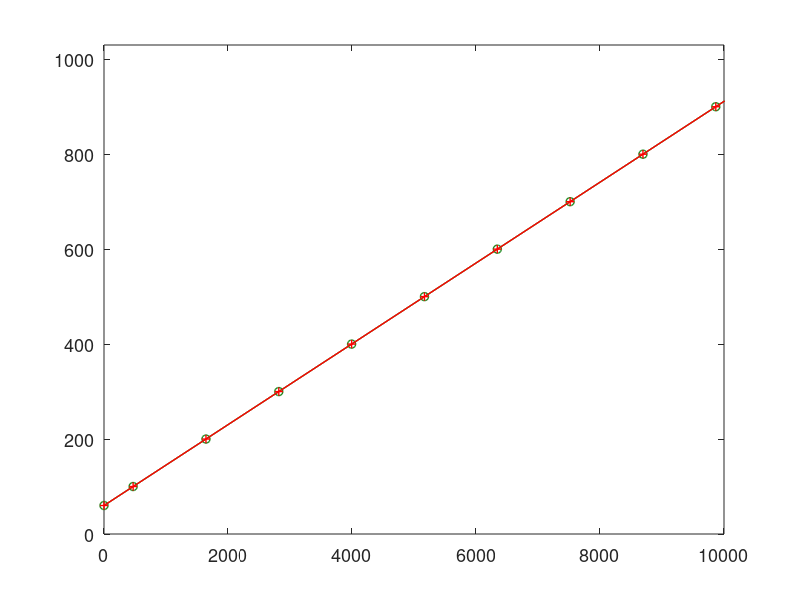

This figure's MATLAB source: (Note: this script raises an error after producing the figure.)
%% --------battery relate to Vmax----------
clear,clc
load ./data/data_factor
% Ex=0:10000;
% Ey=max(Wmax-Wmin)*10/8*Ex;
Ey=0:100:1000;
% Ex=8/10/max(Wmax-Wmin)*Ey; %Ex: Vmax; Ey: Emax
WW = max(Wmax - Wmin);
Ex = (Ey - 30 * 2)/WW;

Ex_0 = 0;
Ey_0 = Ex_0 * WW + 60;
Ex(1) = 0;
Ey(1) = Ey_0;

figure(9)
c1 = [26,150,65]/255;
c2 = [253,174,97]/255;
c3 = [215,25,28]/255;
cc1=[255 255 0]/255;
cc2=[64 224 205]/255;
cc3=[34 139 34]/255;
cc4=[244 164 95]/255;
% subplot(1,2,1)
ms = 6;
lw = 1;
plot(Ex,Ey,'-o','color',cc3,'MarkerSize',ms,'linewidth',lw)
hold on
plot(Ex,Ey,'-+','color','r','MarkerSize',ms,'linewidth',lw)
hold on
axis([0 10000 0 1030])
set(gca,'FontSize',13)
ax=gca;
ax.YAxis.Exponent = 2;
ax.XAxis.Exponent = 3;
ax.XTick=[1:2:9]*1000;
ax.YTick=[0:2:10]*100;
xlabel('$V$','Interpreter','latex','FontSize',17)
ylabel('Required Battery Capacity (kWh)','FontSize',17)
legend({'LYA-OACM','ADMM-DACM'},'Location','northwest','FontSize',12)
set(gcf,'position',[5 300 600 360]) 
% set(gcf,'position',[5 300 600 400]) % left bottem width height
% saveas(gcf,'H:\Com\Ctex\new\pt9_E_Vmax','epsc')
% saveas(gcf,'H:\Com\Ctex\new-TCC\pt9_E_Vmax','epsc')
saveas(gcf,'H:\Com\Ctex\A-TCC-revision\new-TCC-major\pt9_E_Vmax','epsc')


% %%%%%%%%%%%%combine%%%%%%%%%%%%%%%%%%%%%%%%%
% figure(1000)
% subplot(1,2,1)
% ms = 6;
% lw = 1;
% plot(Ex,Ey,'-+','color',cc3,'MarkerSize',ms,'linewidth',lw)
% hold on
% plot(Ex,Ey,'-o','color','r','MarkerSize',ms,'linewidth',lw)
% hold on
% axis([0 10000 0 1030])
% set(gca,'FontSize',13)
% ax=gca;
% ax.YAxis.Exponent = 2;
% ax.XAxis.Exponent = 3;
% ax.XTick=[1:2:9]*1000;
% ax.YTick=[0:2:10]*100;
% xlabel('$V$','Interpreter','latex','FontSize',17)
% ylabel('Required Battery Capacity (kWh)','FontSize',17)
% l=legend({'LYA-OACM','ADMM-DACM'},'Location','northwest','FontSize',12);
% l.Position = [0.17 0.8 0.2 0.1];
% set(gcf,'position',[5 300 600 360]) 




% %% --------battery relate to Vmax----------
% clear,clc
% load ./data/data_factor
% % Ex=0:10000;
% % Ey=max(Wmax-Wmin)*10/8*Ex;
% Ey=0:100:1000;
% Ex=8/10/max(Wmax-Wmin)*Ey; %Ex: Vmax; Ey: Emax
% 
% figure(9)
% subplot(1,2,1)
% plot(Ex,Ey,'-*','color','r','MarkerSize',8,'linewidth',1.5)
% hold on
% axis([0 10000 0 1030])
% set(gca,'FontSize',13)
% ax=gca;
% ax.YAxis.Exponent = 2;
% ax.XAxis.Exponent = 3;
% ax.XTick=[1:2:9]*1000;
% xlabel('$V(V_{max})$','Interpreter','latex','FontSize',17)
% ylabel('Required battery capacity (kWh)','FontSize',17)
% legend({'ADMM'},'Location','northwest','FontSize',17)
% set(gcf,'position',[5 300 600 400]) 
% % set(gcf,'position',[5 300 600 400]) % left bottem width height
% % saveas(gcf,'E:\Com\Ctex\new\pt9_E_Vmax','epsc')



